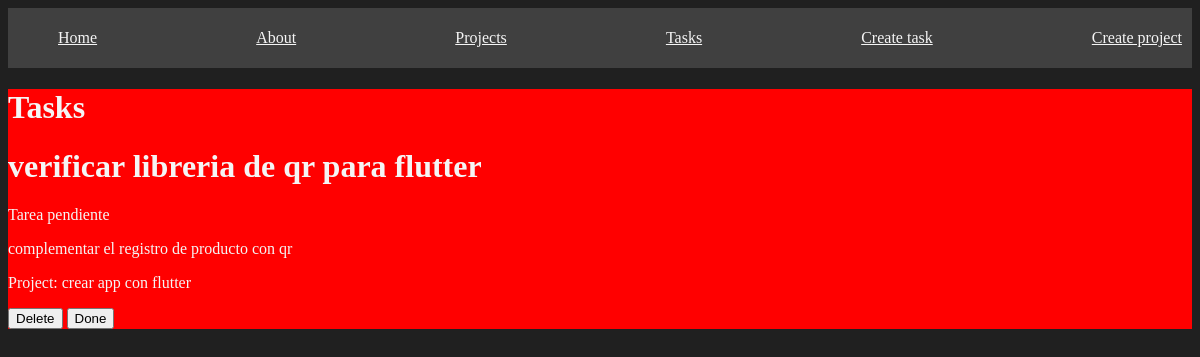
The page /tasks/ on the database as committed earlier.
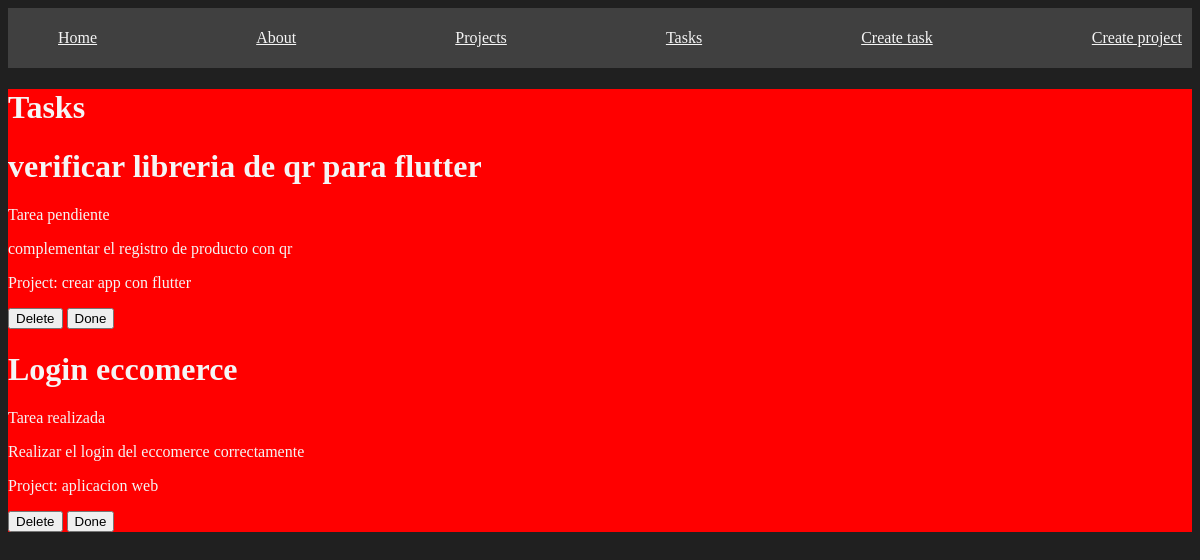
The same page on the database as committed later.
### myapp/models.py (models this page shows, shortened)
class Task(models.Model):
    title = models.CharField(max_length=200)
    description = models.TextField()
    project = models.ForeignKey(Project, on_delete=models.CASCADE)
    done = models.BooleanField(default=False)

class Project(models.Model):
    name = models.CharField(max_length=200)
    def __str__(self):
        return self.name

### myapp/views.py (the view)
# urls.py: path('tasks/', views.tasks, name='tasks'),
def tasks(request): # Como parámetro de la funcion id
    tasks = Task.objects.all()
    return render(request, 'tasks/tasks.html', {
        'tasks': tasks
    })

### myapp/templates/tasks/tasks.html
{% extends 'layouts/base.html' %}
{% block content %}
<h1>Tasks</h1>
{% for task in tasks %}
<div>
    <h1>{{ task.title }}</h1>
    {% if task.done == False %}
    <p>Tarea pendiente</p>
    {% else %}
    <p>Tarea realizada</p>
    {% endif %}
    <p>{{ task.description }}</p>
    <p>Project: {{ task.project }}</p>
    <button>
        Delete
    </button>
    <button>
        Done
    </button>
</div>
{% endfor %}
{% endblock %}

Rows that differ between the two databases and show on the page:
added Task: title "Login eccomerce", done "Tarea realizada", description "Realizar el login del eccomerce correctamente", project "aplicacion web"
